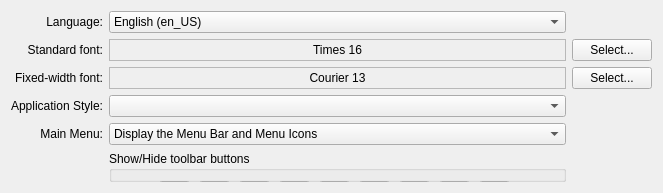
     <widget class="QWidget" name="tab_3">
      <attribute name="title">
       <string>Appearance</string>
      </attribute>
      <layout class="QGridLayout">
       <item row="1" column="0">
        <widget class="QLabel" name="label_5">
         <property name="text">
          <string>Standard font:</string>
         </property>
         <property name="alignment">
          <set>Qt::AlignRight|Qt::AlignTrailing|Qt::AlignVCenter</set>
         </property>
        </widget>
       </item>
       <item row="1" column="1">
        <widget class="QLabel" name="standardLabel">
         <property name="sizePolicy">
          <sizepolicy hsizetype="Expanding" vsizetype="Preferred">
           <horstretch>0</horstretch>
           <verstretch>0</verstretch>
          </sizepolicy>
         </property>
         <property name="frameShape">
          <enum>QFrame::StyledPanel</enum>
         </property>
         <property name="text">
          <string>Times 16</string>
         </property>
         <property name="alignment">
          <set>Qt::AlignCenter</set>
         </property>
        </widget>
       </item>
       <item row="1" column="2">
        <widget class="QPushButton" name="standardFontButton">
         <property name="text">
          <string>Select...</string>
         </property>
        </widget>
       </item>
       <item row="2" column="0">
        <widget class="QLabel" name="label_6">
         <property name="text">
          <string>Fixed-width font:</string>
         </property>
         <property name="alignment">
          <set>Qt::AlignRight|Qt::AlignTrailing|Qt::AlignVCenter</set>
         </property>
        </widget>
       </item>
       <item row="2" column="1">
        <widget class="QLabel" name="fixedLabel">
         <property name="frameShape">
          <enum>QFrame::StyledPanel</enum>
         </property>
         <property name="text">
          <string>Courier 13</string>
         </property>
         <property name="alignment">
          <set>Qt::AlignCenter</set>
         </property>
        </widget>
       </item>
       <item row="2" column="2">
        <widget class="QPushButton" name="fixedFontButton">
         <property name="text">
          <string>Select...</string>
         </property>
        </widget>
       </item>
       <item row="4" column="1">
        <widget class="QComboBox" name="comboBoxStyle">
         <property name="sizeAdjustPolicy">
          <enum>QComboBox::AdjustToMinimumContentsLength</enum>
         </property>
        </widget>
       </item>
       <item row="4" column="0">
        <widget class="QLabel" name="label_15">
         <property name="text">
          <string>Application Style:</string>
         </property>
         <property name="alignment">
          <set>Qt::AlignLeading|Qt::AlignLeft|Qt::AlignRight|Qt::AlignTrailing|Qt::AlignVCenter</set>
         </property>
        </widget>
       </item>
       <item row="6" column="1">
        <widget class="QGroupBox" name="groupBox_4">
         <property name="title">
          <string>Show/Hide toolbar buttons</string>
         </property>
         <widget class="QToolButton" name="tbGoBack">
          <property name="geometry">
           <rect>
            <x>50</x>
            <y>30</y>
            <width>31</width>
            <height>31</height>
           </rect>
          </property>
          <property name="toolTip">
           <string>Back</string>
          </property>
          <property name="icon">
           <iconset>
            <normaloff>://arrow_left_green.png</normaloff>://arrow_left_green.png</iconset>
          </property>
          <property name="checkable">
           <bool>true</bool>
          </property>
          <property name="checked">
           <bool>true</bool>
          </property>
          <property name="toolButtonStyle">
           <enum>Qt::ToolButtonTextBesideIcon</enum>
          </property>
         </widget>
         <widget class="QToolButton" name="tbGoForward">
          <property name="geometry">
           <rect>
            <x>90</x>
            <y>30</y>
            <width>31</width>
            <height>31</height>
           </rect>
          </property>
          <property name="toolTip">
           <string>Forward</string>
          </property>
          <property name="icon">
           <iconset>
            <normaloff>://arrow_right_green.png</normaloff>://arrow_right_green.png</iconset>
          </property>
          <property name="checkable">
           <bool>true</bool>
          </property>
          <property name="checked">
           <bool>true</bool>
          </property>
          <property name="toolButtonStyle">
           <enum>Qt::ToolButtonTextBesideIcon</enum>
          </property>
         </widget>
         <widget class="QToolButton" name="tbAddBook">
          <property name="geometry">
           <rect>
            <x>170</x>
            <y>30</y>
            <width>31</width>
            <height>31</height>
           </rect>
          </property>
          <property name="toolTip">
           <string>Add Bookmark</string>
          </property>
          <property name="icon">
           <iconset>
            <normaloff>://add2.png</normaloff>://add2.png</iconset>
          </property>
          <property name="checkable">
           <bool>true</bool>
          </property>
          <property name="checked">
           <bool>true</bool>
          </property>
          <property name="toolButtonStyle">
           <enum>Qt::ToolButtonTextBesideIcon</enum>
          </property>
         </widget>
         <widget class="QToolButton" name="tbHome">
          <property name="geometry">
           <rect>
            <x>130</x>
            <y>30</y>
            <width>31</width>
            <height>31</height>
           </rect>
          </property>
          <property name="toolTip">
           <string>Home</string>
          </property>
          <property name="icon">
           <iconset>
            <normaloff>://house.png</normaloff>://house.png</iconset>
          </property>
          <property name="checkable">
           <bool>true</bool>
          </property>
          <property name="checked">
           <bool>true</bool>
          </property>
          <property name="toolButtonStyle">
           <enum>Qt::ToolButtonTextBesideIcon</enum>
          </property>
         </widget>
         <widget class="QToolButton" name="tbRefresh">
          <property name="geometry">
           <rect>
            <x>250</x>
            <y>30</y>
            <width>31</width>
            <height>31</height>
           </rect>
          </property>
          <property name="toolTip">
           <string>Refresh / Go</string>
          </property>
          <property name="icon">
           <iconset>
            <normaloff>://nav_refresh_green.png</normaloff>://nav_refresh_green.png</iconset>
          </property>
          <property name="checkable">
           <bool>true</bool>
          </property>
          <property name="checked">
           <bool>true</bool>
          </property>
          <property name="toolButtonStyle">
           <enum>Qt::ToolButtonTextBesideIcon</enum>
          </property>
         </widget>
         <widget class="QToolButton" name="tbAppStyle">
          <property name="geometry">
           <rect>
            <x>90</x>
            <y>70</y>
            <width>31</width>
            <height>31</height>
           </rect>
          </property>
          <property name="toolTip">
           <string>Application Style</string>
          </property>
          <property name="icon">
           <iconset>
            <normaloff>://app_style.png</normaloff>://app_style.png</iconset>
          </property>
          <property name="checkable">
           <bool>true</bool>
          </property>
          <property name="checked">
           <bool>true</bool>
          </property>
          <property name="toolButtonStyle">
           <enum>Qt::ToolButtonTextBesideIcon</enum>
          </property>
         </widget>
         <widget class="QToolButton" name="tbPrivMode">
          <property name="geometry">
           <rect>
            <x>130</x>
            <y>70</y>
            <width>31</width>
            <height>31</height>
           </rect>
          </property>
          <property name="toolTip">
           <string>Privacy Mode</string>
          </property>
          <property name="icon">
           <iconset>
            <normaloff>://spy.png</normaloff>://spy.png</iconset>
          </property>
          <property name="checkable">
           <bool>true</bool>
          </property>
          <property name="checked">
           <bool>true</bool>
          </property>
          <property name="toolButtonStyle">
           <enum>Qt::ToolButtonTextBesideIcon</enum>
          </property>
         </widget>
         <widget class="QToolButton" name="tbReset">
          <property name="geometry">
           <rect>
            <x>330</x>
            <y>70</y>
            <width>31</width>
            <height>31</height>
           </rect>
          </property>
          <property name="toolTip">
           <string>Reset QtWeb</string>
          </property>
          <property name="icon">
           <iconset>
            <normaloff>://delete.png</normaloff>://delete.png</iconset>
          </property>
          <property name="checkable">
           <bool>true</bool>
          </property>
          <property name="checked">
           <bool>false</bool>
          </property>
          <property name="toolButtonStyle">
           <enum>Qt::ToolButtonTextBesideIcon</enum>
          </property>
         </widget>
         <widget class="QToolButton" name="tbImages">
          <property name="geometry">
           <rect>
            <x>290</x>
            <y>70</y>
            <width>31</width>
            <height>31</height>
           </rect>
          </property>
          <property name="toolTip">
           <string>Images On/Off</string>
          </property>
          <property name="icon">
           <iconset>
            <normaloff>://images.png</normaloff>://images.png</iconset>
          </property>
          <property name="checkable">
           <bool>true</bool>
          </property>
          <property name="checked">
           <bool>false</bool>
          </property>
          <property name="toolButtonStyle">
           <enum>Qt::ToolButtonTextBesideIcon</enum>
          </property>
         </widget>
         <widget class="QToolButton" name="tbPrefs">
          <property name="geometry">
           <rect>
            <x>170</x>
            <y>70</y>
            <width>31</width>
            <height>31</height>
           </rect>
          </property>
          <property name="toolTip">
           <string>Preferences</string>
          </property>
          <property name="icon">
           <iconset>
            <normaloff>://settings.png</normaloff>://settings.png</iconset>
          </property>
          <property name="checkable">
           <bool>true</bool>
          </property>
          <property name="checked">
           <bool>true</bool>
          </property>
          <property name="toolButtonStyle">
           <enum>Qt::ToolButtonTextBesideIcon</enum>
          </property>
         </widget>
         <widget class="QToolButton" name="tbProxy">
          <property name="geometry">
           <rect>
            <x>250</x>
            <y>70</y>
            <width>31</width>
            <height>31</height>
           </rect>
          </property>
          <property name="toolTip">
           <string>Proxy On/Off</string>
          </property>
          <property name="icon">
           <iconset>
            <normaloff>://proxy.png</normaloff>://proxy.png</iconset>
          </property>
          <property name="checkable">
           <bool>true</bool>
          </property>
          <property name="checked">
           <bool>false</bool>
          </property>
          <property name="toolButtonStyle">
           <enum>Qt::ToolButtonTextBesideIcon</enum>
          </property>
         </widget>
         <widget class="QToolButton" name="tbCompatibility">
          <property name="geometry">
           <rect>
            <x>50</x>
            <y>70</y>
            <width>31</width>
            <height>31</height>
           </rect>
          </property>
          <property name="toolTip">
           <string>Compatibility</string>
          </property>
          <property name="icon">
           <iconset>
            <normaloff>://logo.png</normaloff>://logo.png</iconset>
          </property>
          <property name="checkable">
           <bool>true</bool>
          </property>
          <property name="checked">
           <bool>true</bool>
          </property>
          <property name="toolButtonStyle">
           <enum>Qt::ToolButtonTextBesideIcon</enum>
          </property>
         </widget>
         <widget class="QToolButton" name="tbTextSize">
          <property name="geometry">
           <rect>
            <x>330</x>
            <y>30</y>
            <width>31</width>
            <height>31</height>
           </rect>
          </property>
          <property name="toolTip">
           <string>Change Text Size</string>
          </property>
          <property name="icon">
           <iconset>
            <normaloff>://textsize.png</normaloff>://textsize.png</iconset>
          </property>
          <property name="checkable">
           <bool>true</bool>
          </property>
          <property name="checked">
           <bool>false</bool>
          </property>
          <property name="toolButtonStyle">
           <enum>Qt::ToolButtonTextBesideIcon</enum>
          </property>
         </widget>
         <widget class="QToolButton" name="tbBookmarks">
          <property name="geometry">
           <rect>
            <x>210</x>
            <y>30</y>
            <width>31</width>
            <height>31</height>
           </rect>
          </property>
          <property name="toolTip">
           <string>Show All Bookmarks</string>
          </property>
          <property name="icon">
           <iconset>
            <normaloff>://bookmarks.png</normaloff>://bookmarks.png</iconset>
          </property>
          <property name="checkable">
           <bool>true</bool>
          </property>
          <property name="checked">
           <bool>false</bool>
          </property>
          <property name="toolButtonStyle">
           <enum>Qt::ToolButtonTextBesideIcon</enum>
          </property>
         </widget>
         <widget class="QToolButton" name="tbInspect">
          <property name="geometry">
           <rect>
            <x>210</x>
            <y>70</y>
            <width>31</width>
            <height>31</height>
           </rect>
          </property>
          <property name="toolTip">
           <string>Inspect Element</string>
          </property>
          <property name="icon">
           <iconset>
            <normaloff>://inspect.png</normaloff>://inspect.png</iconset>
          </property>
          <property name="checkable">
           <bool>true</bool>
          </property>
          <property name="checked">
           <bool>false</bool>
          </property>
          <property name="toolButtonStyle">
           <enum>Qt::ToolButtonTextBesideIcon</enum>
          </property>
         </widget>
         <widget class="QToolButton" name="tbVirtKeyb">
          <property name="geometry">
           <rect>
            <x>290</x>
            <y>30</y>
            <width>31</width>
            <height>31</height>
           </rect>
          </property>
          <property name="toolTip">
           <string>Virtual Keyboard</string>
          </property>
          <property name="icon">
           <iconset>
            <normaloff>://keyboard.png</normaloff>://keyboard.png</iconset>
          </property>
          <property name="checkable">
           <bool>true</bool>
          </property>
          <property name="checked">
           <bool>false</bool>
          </property>
          <property name="toolButtonStyle">
           <enum>Qt::ToolButtonTextBesideIcon</enum>
          </property>
         </widget>
         <widget class="QToolButton" name="tbJavaScript">
          <property name="geometry">
           <rect>
            <x>370</x>
            <y>30</y>
            <width>31</width>
            <height>31</height>
           </rect>
          </property>
          <property name="toolTip">
           <string>&lt;html&gt;&lt;head/&gt;&lt;body&gt;&lt;p&gt;Disable JavaScript&lt;/p&gt;&lt;/body&gt;&lt;/html&gt;</string>
          </property>
          <property name="icon">
           <iconset resource="data/data.qrc">
            <normaloff>:/javascript.png</normaloff>:/javascript.png</iconset>
          </property>
          <property name="checkable">
           <bool>true</bool>
          </property>
          <property name="checked">
           <bool>false</bool>
          </property>
          <property name="toolButtonStyle">
           <enum>Qt::ToolButtonTextBesideIcon</enum>
          </property>
         </widget>
        </widget>
       </item>
       <item row="5" column="1">
        <widget class="QComboBox" name="comboMainMenu">
         <item>
          <property name="text">
           <string>Display the Menu Bar and Menu Icons</string>
          </property>
         </item>
         <item>
          <property name="text">
           <string>Display the Menu Bar, but hide Menu Icons (re-start is required when changed)</string>
          </property>
         </item>
         <item>
          <property name="text">
           <string>Hide the Menu Bar (functionality can be accessed via Shortcuts)</string>
          </property>
         </item>
        </widget>
       </item>
       <item row="5" column="0">
        <widget class="QLabel" name="label_14">
         <property name="text">
          <string>Main Menu:</string>
         </property>
         <property name="alignment">
          <set>Qt::AlignLeading|Qt::AlignLeft|Qt::AlignRight|Qt::AlignTrailing|Qt::AlignVCenter</set>
         </property>
        </widget>
       </item>
       <item row="0" column="1">
        <widget class="QComboBox" name="comboLangs">
         <item>
          <property name="text">
           <string>English (en_US)</string>
          </property>
         </item>
         <item>
          <property name="text">
           <string>Chinese Traditional (zh_tw)</string>
          </property>
         </item>
         <item>
          <property name="text">
           <string>Chinese Simplified (zh_cn)</string>
          </property>
         </item>
         <item>
          <property name="text">
           <string>Czech (cz)</string>
          </property>
         </item>
         <item>
          <property name="text">
           <string>Farsi (fa)</string>
          </property>
         </item>
         <item>
          <property name="text">
           <string>French (fr)</string>
          </property>
         </item>
         <item>
          <property name="text">
           <string>German (de)</string>
          </property>
         </item>
         <item>
          <property name="text">
           <string>Hungarian (hu)</string>
          </property>
         </item>
         <item>
          <property name="text">
           <string>Italian (it)</string>
          </property>
         </item>
         <item>
          <property name="text">
           <string>Japanese (ja)</string>
          </property>
         </item>
         <item>
          <property name="text">
           <string>Russian (ru_RU)</string>
          </property>
         </item>
         <item>
          <property name="text">
           <string>Spanish (es)</string>
          </property>
         </item>
         <item>
          <property name="text">
           <string>Swedish (sv)</string>
          </property>
         </item>
        </widget>
       </item>
       <item row="0" column="0">
        <widget class="QLabel" name="label_22">
         <property name="text">
          <string>Language:</string>
         </property>
         <property name="alignment">
          <set>Qt::AlignLeading|Qt::AlignLeft|Qt::AlignRight|Qt::AlignTrailing|Qt::AlignVCenter</set>
         </property>
        </widget>
       </item>
      </layout>
     </widget>
